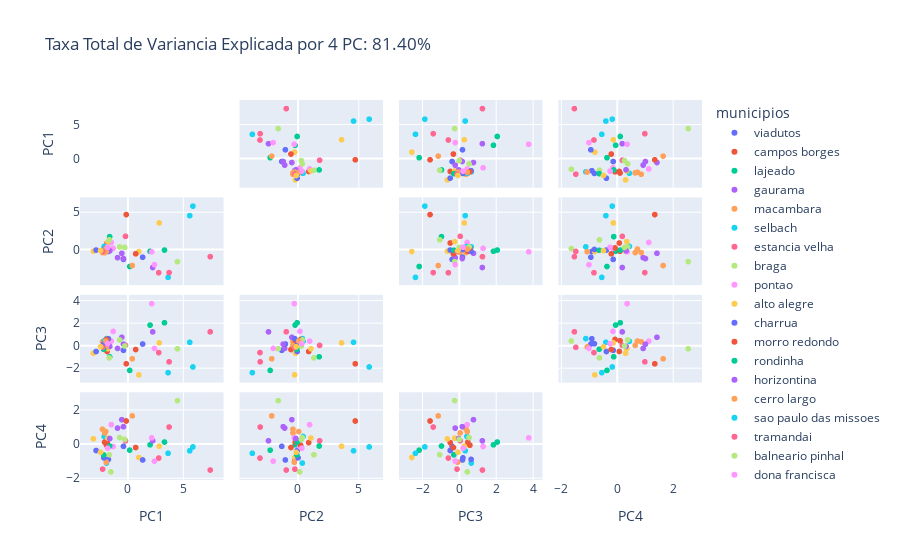

Notebook source saved alongside this figure:
### Code cell
total_var = pca.explained_variance_ratio_.sum() * 100

fig = px.scatter_matrix(
    df_pca,
    title=f'Taxa Total de Variancia Explicada por 4 PC: {total_var:.2f}%',
    dimensions=df_pca.columns,
    color=df_pca.index,
)
fig.update_traces(diagonal_visible=False)
fig.show()

""" Foi utilizado a biblioteca Plotly para a visualização dos dados. Documentação do gráfico PCA: https://plotly.com/python/pca-visualization/"""

### Figure 1 — Plotly figure (JSON) as saved in the notebook; plotly's stock layout.template omitted (floating-point values rounded to 4 significant figures)
{"data": [{"diagonal": {"visible": false}, "dimensions": [{"axis": {"matches": true}, "label": "PC1", "values": [-0.4031]}, {"axis": {"matches": true}, "label": "PC2", "values": [-1.293]}, {"axis": {"matches": true}, "label": "PC3", "values": [-0.3691]}, {"axis": {"matches": true}, "label": "PC4", "values": [-0.1297]}], "hovertemplate": "municipios=viadutos<br>%{xaxis.title.text}=%{x}<br>%{yaxis.title.text}=%{y}<extra></extra>", "legendgroup": "viadutos", "marker": {"color": "#636efa", "symbol": "circle"}, "name": "viadutos", "showlegend": true, "type": "splom"}, {"diagonal": {"visible": false}, "dimensions": [{"axis": {"matches": true}, "label": "PC1", "values": [-1.88]}, {"axis": {"matches": true}, "label": "PC2", "values": [0.9207]}, {"axis": {"matches": true}, "label": "PC3", "values": [-0.4706]}, {"axis": {"matches": true}, "label": "PC4", "values": [0.08953]}], "hovertemplate": "municipios=campos borges<br>%{xaxis.title.text}=%{x}<br>%{yaxis.title.text}=%{y}<extra></extra>", "legendgroup": "campos borges", "marker": {"color": "#EF553B", "symbol": "circle"}, "name": "campos borges", "showlegend": true, "type": "splom"}, {"diagonal": {"visible": false}, "dimensions": [{"axis": {"matches": true}, "label": "PC1", "values": [1.998]}, {"axis": {"matches": true}, "label": "PC2", "values": [-0.1976]}, {"axis": {"matches": true}, "label": "PC3", "values": [1.876]}, {"axis": {"matches": true}, "label": "PC4", "values": [-0.04175]}], "hovertemplate": "municipios=lajeado<br>%{xaxis.title.text}=%{x}<br>%{yaxis.title.text}=%{y}<extra></extra>", "legendgroup": "lajeado", "marker": {"color": "#00cc96", "symbol": "circle"}, "name": "lajeado", "showlegend": true, "type": "splom"}, {"diagonal": {"visible": false}, "dimensions": [{"axis": {"matches": true}, "label": "PC1", "values": [-0.9387]}, {"axis": {"matches": true}, "label": "PC2", "values": [-1.055]}, {"axis": {"matches": true}, "label": "PC3", "values": [-0.2019]}, {"axis": {"matches": true}, "label": "PC4", "values": [0.9416]}], "hovertemplate": "municipios=gaurama<br>%{xaxis.title.text}=%{x}<br>%{yaxis.title.text}=%{y}<extra></extra>", "legendgroup": "gaurama", "marker": {"color": "#ab63fa", "symbol": "circle"}, "name": "gaurama", "showlegend": true, "type": "splom"}, {"diagonal": {"visible": false}, "dimensions": [{"axis": {"matches": true}, "label": "PC1", "values": [-2.295]}, {"axis": {"matches": true}, "label": "PC2", "values": [-0.3751]}, {"axis": {"matches": true}, "label": "PC3", "values": [0.3914]}, {"axis": {"matches": true}, "label": "PC4", "values": [0.8734]}], "hovertemplate": "municipios=macambara<br>%{xaxis.title.text}=%{x}<br>%{yaxis.title.text}=%{y}<extra></extra>", "legendgroup": "macambara", "marker": {"color": "#FFA15A", "symbol": "circle"}, "name": "macambara", "showlegend": true, "type": "splom"}, {"diagonal": {"visible": false}, "dimensions": [{"axis": {"matches": true}, "label": "PC1", "values": [-1.934]}, {"axis": {"matches": true}, "label": "PC2", "values": [0.4024]}, {"axis": {"matches": true}, "label": "PC3", "values": [0.6746]}, {"axis": {"matches": true}, "label": "PC4", "values": [-1.11]}], "hovertemplate": "municipios=selbach<br>%{xaxis.title.text}=%{x}<br>%{yaxis.title.text}=%{y}<extra></extra>", "legendgroup": "selbach", "marker": {"color": "#19d3f3", "symbol": "circle"}, "name": "selbach", "showlegend": true, "type": "splom"}, {"diagonal": {"visible": false}, "dimensions": [{"axis": {"matches": true}, "label": "PC1", "values": [-0.2175]}, {"axis": {"matches": true}, "label": "PC2", "values": [1.823]}, {"axis": {"matches": true}, "label": "PC3", "values": [0.0694]}, {"axis": {"matches": true}, "label": "PC4", "values": [0.1966]}], "hovertemplate": "municipios=estancia velha<br>%{xaxis.title.text}=%{x}<br>%{yaxis.title.text}=%{y}<extra></extra>", "legendgroup": "estancia velha", "marker": {"color": "#FF6692", "symbol": "circle"}, "name": "estancia velha", "showlegend": true, "type": "splom"}, {"diagonal": {"visible": false}, "dimensions": [{"axis": {"matches": true}, "label": "PC1", "values": [-1.537]}, {"axis": {"matches": true}, "label": "PC2", "values": [0.1721]}, {"axis": {"matches": true}, "label": "PC3", "values": [0.458]}, {"axis": {"matches": true}, "label": "PC4", "values": [-1.628]}], "hovertemplate": "municipios=braga<br>%{xaxis.title.text}=%{x}<br>%{yaxis.title.text}=%{y}<extra></extra>", "legendgroup": "braga", "marker": {"color": "#B6E880", "symbol": "circle"}, "name": "braga", "showlegend": true, "type": "splom"}, {"diagonal": {"visible": false}, "dimensions": [{"axis": {"matches": true}, "label": "PC1", "values": [-1.503]}, {"axis": {"matches": true}, "label": "PC2", "values": [0.9947]}, {"axis": {"matches": true}, "label": "PC3", "values": [0.4462]}, {"axis": {"matches": true}, "label": "PC4", "values": [1.144]}], "hovertemplate": "municipios=pontao<br>%{xaxis.title.text}=%{x}<br>%{yaxis.title.text}=%{y}<extra></extra>", "legendgroup": "pontao", "marker": {"color": "#FF97FF", "symbol": "circle"}, "name": "pontao", "showlegend": true, "type": "splom"}, {"diagonal": {"visible": false}, "dimensions": [{"axis": {"matches": true}, "label": "PC1", "values": [-3.124]}, {"axis": {"matches": true}, "label": "PC2", "values": [-0.1742]}, {"axis": {"matches": true}, "label": "PC3", "values": [-0.6247]}, {"axis": {"matches": true}, "label": "PC4", "values": [0.313]}], "hovertemplate": "municipios=alto alegre<br>%{xaxis.title.text}=%{x}<br>%{yaxis.title.text}=%{y}<extra></extra>", "legendgroup": "alto alegre", "marker": {"color": "#FECB52", "symbol": "circle"}, "name": "alto alegre", "showlegend": true, "type": "splom"}, {"diagonal": {"visible": false}, "dimensions": [{"axis": {"matches": true}, "label": "PC1", "values": [-2.873]}, {"axis": {"matches": true}, "label": "PC2", "values": [-0.02926]}, {"axis": {"matches": true}, "label": "PC3", "values": [-0.4748]}, {"axis": {"matches": true}, "label": "PC4", "values": [-0.3735]}], "hovertemplate": "municipios=charrua<br>%{xaxis.title.text}=%{x}<br>%{yaxis.title.text}=%{y}<extra></extra>", "legendgroup": "charrua", "marker": {"color": "#636efa", "symbol": "circle"}, "name": "charrua", "showlegend": true, "type": "splom"}, {"diagonal": {"visible": false}, "dimensions": [{"axis": {"matches": true}, "label": "PC1", "values": [-2.109]}, {"axis": {"matches": true}, "label": "PC2", "values": [-0.1911]}, {"axis": {"matches": true}, "label": "PC3", "values": [0.4868]}, {"axis": {"matches": true}, "label": "PC4", "values": [0.1159]}], "hovertemplate": "municipios=morro redondo<br>%{xaxis.title.text}=%{x}<br>%{yaxis.title.text}=%{y}<extra></extra>", "legendgroup": "morro redondo", "marker": {"color": "#EF553B", "symbol": "circle"}, "name": "morro redondo", "showlegend": true, "type": "splom"}, {"diagonal": {"visible": false}, "dimensions": [{"axis": {"matches": true}, "label": "PC1", "values": [0.1582]}, {"axis": {"matches": true}, "label": "PC2", "values": [-2.25]}, {"axis": {"matches": true}, "label": "PC3", "values": [-2.157]}, {"axis": {"matches": true}, "label": "PC4", "values": [-0.3521]}], "hovertemplate": "municipios=rondinha<br>%{xaxis.title.text}=%{x}<br>%{yaxis.title.text}=%{y}<extra></extra>", "legendgroup": "rondinha", "marker": {"color": "#00cc96", "symbol": "circle"}, "name": "rondinha", "showlegend": true, "type": "splom"}, {"diagonal": {"visible": false}, "dimensions": [{"axis": {"matches": true}, "label": "PC1", "values": [-0.553]}, {"axis": {"matches": true}, "label": "PC2", "values": [-0.4665]}, {"axis": {"matches": true}, "label": "PC3", "values": [0.7905]}, {"axis": {"matches": true}, "label": "PC4", "values": [1.437]}], "hovertemplate": "municipios=horizontina<br>%{xaxis.title.text}=%{x}<br>%{yaxis.title.text}=%{y}<extra></extra>", "legendgroup": "horizontina", "marker": {"color": "#ab63fa", "symbol": "circle"}, "name": "horizontina", "showlegend": true, "type": "splom"}, {"diagonal": {"visible": false}, "dimensions": [{"axis": {"matches": true}, "label": "PC1", "values": [0.3916]}, {"axis": {"matches": true}, "label": "PC2", "values": [-2.122]}, {"axis": {"matches": true}, "label": "PC3", "values": [-1.122]}, {"axis": {"matches": true}, "label": "PC4", "values": [1.657]}], "hovertemplate": "municipios=cerro largo<br>%{xaxis.title.text}=%{x}<br>%{yaxis.title.text}=%{y}<extra></extra>", "legendgroup": "cerro largo", "marker": {"color": "#FFA15A", "symbol": "circle"}, "name": "cerro largo", "showlegend": true, "type": "splom"}, {"diagonal": {"visible": false}, "dimensions": [{"axis": {"matches": true}, "label": "PC1", "values": [-2.149]}, {"axis": {"matches": true}, "label": "PC2", "values": [0.4548]}, {"axis": {"matches": true}, "label": "PC3", "values": [0.4331]}, {"axis": {"matches": true}, "label": "PC4", "values": [0.4504]}], "hovertemplate": "municipios=sao paulo das missoes<br>%{xaxis.title.text}=%{x}<br>%{yaxis.title.text}=%{y}<extra></extra>", "legendgroup": "sao paulo das missoes", "marker": {"color": "#19d3f3", "symbol": "circle"}, "name": "sao paulo das missoes", "showlegend": true, "type": "splom"}, {"diagonal": {"visible": false}, "dimensions": [{"axis": {"matches": true}, "label": "PC1", "values": [7.425]}, {"axis": {"matches": true}, "label": "PC2", "values": [-0.9257]}, {"axis": {"matches": true}, "label": "PC3", "values": [1.277]}, {"axis": {"matches": true}, "label": "PC4", "values": [-1.518]}], "hovertemplate": "municipios=tramandai<br>%{xaxis.title.text}=%{x}<br>%{yaxis.title.text}=%{y}<extra></extra>", "legendgroup": "tramandai", "marker": {"color": "#FF6692", "symbol": "circle"}, "name": "tramandai", "showlegend": true, "type": "splom"}, {"diagonal": {"visible": false}, "dimensions": [{"axis": {"matches": true}, "label": "PC1", "values": [4.47]}, {"axis": {"matches": true}, "label": "PC2", "values": [-1.595]}, {"axis": {"matches": true}, "label": "PC3", "values": [-0.234]}, {"axis": {"matches": true}, "label": "PC4", "values": [2.554]}], "hovertemplate": "municipios=balneario pinhal<br>%{xaxis.title.text}=%{x}<br>%{yaxis.title.text}=%{y}<extra></extra>", "legendgroup": "balneario pinhal", "marker": {"color": "#B6E880", "symbol": "circle"}, "name": "balneario pinhal", "showlegend": true, "type": "splom"}, {"diagonal": {"visible": false}, "dimensions": [{"axis": {"matches": true}, "label": "PC1", "values": [-1.335]}, {"axis": {"matches": true}, "label": "PC2", "values": [0.1985]}, {"axis": {"matches": true}, "label": "PC3", "values": [1.314]}, {"axis": {"matches": true}, "label": "PC4", "values": [-0.1381]}], "hovertemplate": "municipios=dona francisca<br>%{xaxis.title.text}=%{x}<br>%{yaxis.title.text}=%{y}<extra></extra>", "legendgroup": "dona francisca", "marker": {"color": "#FF97FF", "symbol": "circle"}, "name": "dona francisca", "showlegend": true, "type": "splom"}, {"diagonal": {"visible": false}, "dimensions": [{"axis": {"matches": true}, "label": "PC1", "values": [-1.805]}, {"axis": {"matches": true}, "label": "PC2", "values": [1.106]}, {"axis": {"matches": true}, "label": "PC3", "values": [-0.2262]}, {"axis": {"matches": true}, "label": "PC4", "values": [0.357]}], "hovertemplate": "municipios=vila flores<br>%{xaxis.title.text}=%{x}<br>%{yaxis.title.text}=%{y}<extra></extra>", "legendgroup": "vila flores", "marker": {"color": "#FECB52", "symbol": "circle"}, "name": "vila flores", "showlegend": true, "type": "splom"}, {"diagonal": {"visible": false}, "dimensions": [{"axis": {"matches": true}, "label": "PC1", "values": [-1.759]}, {"axis": {"matches": true}, "label": "PC2", "values": [-0.2216]}, {"axis": {"matches": true}, "label": "PC3", "values": [0.6617]}, {"axis": {"matches": true}, "label": "PC4", "values": [-0.893]}], "hovertemplate": "municipios=muliterno<br>%{xaxis.title.text}=%{x}<br>%{yaxis.title.text}=%{y}<extra></extra>", "legendgroup": "muliterno", "marker": {"color": "#636efa", "symbol": "circle"}, "name": "muliterno", "showlegend": true, "type": "splom"}, {"diagonal": {"visible": false}, "dimensions": [{"axis": {"matches": true}, "label": "PC1", "values": [-1.933]}, {"axis": {"matches": true}, "label": "PC2", "values": [0.2591]}, {"axis": {"matches": true}, "label": "PC3", "values": [0.5982]}, {"axis": {"matches": true}, "label": "PC4", "values": [-0.06341]}], "hovertemplate": "municipios=novo tiradentes<br>%{xaxis.title.text}=%{x}<br>%{yaxis.title.text}=%{y}<extra></extra>", "legendgroup": "novo tiradentes", "marker": {"color": "#EF553B", "symbol": "circle"}, "name": "novo tiradentes", "showlegend": true, "type": "splom"}, {"diagonal": {"visible": false}, "dimensions": [{"axis": {"matches": true}, "label": "PC1", "values": [-1.652]}, {"axis": {"matches": true}, "label": "PC2", "values": [1.783]}, {"axis": {"matches": true}, "label": "PC3", "values": [-0.9445]}, {"axis": {"matches": true}, "label": "PC4", "values": [-0.1099]}], "hovertemplate": "municipios=vista alegre<br>%{xaxis.title.text}=%{x}<br>%{yaxis.title.text}=%{y}<extra></extra>", "legendgroup": "vista alegre", "marker": {"color": "#00cc96", "symbol": "circle"}, "name": "vista alegre", "showlegend": true, "type": "splom"}, {"diagonal": {"visible": false}, "dimensions": [{"axis": {"matches": true}, "label": "PC1", "values": [2.235]}, {"axis": {"matches": true}, "label": "PC2", "values": [-2.387]}, {"axis": {"matches": true}, "label": "PC3", "values": [1.273]}, {"axis": {"matches": true}, "label": "PC4", "values": [0.1953]}], "hovertemplate": "municipios=campo novo<br>%{xaxis.title.text}=%{x}<br>%{yaxis.title.text}=%{y}<extra></extra>", "legendgroup": "campo novo", "marker": {"color": "#ab63fa", "symbol": "circle"}, "name": "campo novo", "showlegend": true, "type": "splom"}, {"diagonal": {"visible": false}, "dimensions": [{"axis": {"matches": true}, "label": "PC1", "values": [-2.088]}, {"axis": {"matches": true}, "label": "PC2", "values": [-0.374]}, {"axis": {"matches": true}, "label": "PC3", "values": [0.06765]}, {"axis": {"matches": true}, "label": "PC4", "values": [0.6578]}], "hovertemplate": "municipios=caibate<br>%{xaxis.title.text}=%{x}<br>%{yaxis.title.text}=%{y}<extra></extra>", "legendgroup": "caibate", "marker": {"color": "#FFA15A", "symbol": "circle"}, "name": "caibate", "showlegend": true, "type": "splom"}, {"diagonal": {"visible": false}, "dimensions": [{"axis": {"matches": true}, "label": "PC1", "values": [3.623]}, {"axis": {"matches": true}, "label": "PC2", "values": [-3.72]}, {"axis": {"matches": true}, "label": "PC3", "values": [-2.357]}, {"axis": {"matches": true}, "label": "PC4", "values": [-0.5376]}], "hovertemplate": "municipios=caseiros<br>%{xaxis.title.text}=%{x}<br>%{yaxis.title.text}=%{y}<extra></extra>", "legendgroup": "caseiros", "marker": {"color": "#19d3f3", "symbol": "circle"}, "name": "caseiros", "showlegend": true, "type": "splom"}, {"diagonal": {"visible": false}, "dimensions": [{"axis": {"matches": true}, "label": "PC1", "values": [3.716]}, {"axis": {"matches": true}, "label": "PC2", "values": [-3.073]}, {"axis": {"matches": true}, "label": "PC3", "values": [-1.394]}, {"axis": {"matches": true}, "label": "PC4", "values": [1.003]}], "hovertemplate": "municipios=santa vitoria do palmar<br>%{xaxis.title.text}=%{x}<br>%{yaxis.title.text}=%{y}<extra></extra>", "legendgroup": "santa vitoria do palmar", "marker": {"color": "#FF6692", "symbol": "circle"}, "name": "santa vitoria do palmar", "showlegend": true, "type": "splom"}, {"diagonal": {"visible": false}, "dimensions": [{"axis": {"matches": true}, "label": "PC1", "values": [-0.7461]}, {"axis": {"matches": true}, "label": "PC2", "values": [0.3861]}, {"axis": {"matches": true}, "label": "PC3", "values": [0.5515]}, {"axis": {"matches": true}, "label": "PC4", "values": [0.3871]}], "hovertemplate": "municipios=vera cruz<br>%{xaxis.title.text}=%{x}<br>%{yaxis.title.text}=%{y}<extra></extra>", "legendgroup": "vera cruz", "marker": {"color": "#B6E880", "symbol": "circle"}, "name": "vera cruz", "showlegend": true, "type": "splom"}, {"diagonal": {"visible": false}, "dimensions": [{"axis": {"matches": true}, "label": "PC1", "values": [2.144]}, {"axis": {"matches": true}, "label": "PC2", "values": [-0.2704]}, {"axis": {"matches": true}, "label": "PC3", "values": [3.788]}, {"axis": {"matches": true}, "label": "PC4", "values": [0.3687]}], "hovertemplate": "municipios=canela<br>%{xaxis.title.text}=%{x}<br>%{yaxis.title.text}=%{y}<extra></extra>", "legendgroup": "canela", "marker": {"color": "#FF97FF", "symbol": "circle"}, "name": "canela", "showlegend": true, "type": "splom"}, {"diagonal": {"visible": false}, "dimensions": [{"axis": {"matches": true}, "label": "PC1", "values": [0.9818]}, {"axis": {"matches": true}, "label": "PC2", "values": [-0.2393]}, {"axis": {"matches": true}, "label": "PC3", "values": [-2.555]}, {"axis": {"matches": true}, "label": "PC4", "values": [-0.7861]}], "hovertemplate": "municipios=campestre da serra<br>%{xaxis.title.text}=%{x}<br>%{yaxis.title.text}=%{y}<extra></extra>", "legendgroup": "campestre da serra", "marker": {"color": "#FECB52", "symbol": "circle"}, "name": "campestre da serra", "showlegend": true, "type": "splom"}, {"diagonal": {"visible": false}, "dimensions": [{"axis": {"matches": true}, "label": "PC1", "values": [1.331]}, {"axis": {"matches": true}, "label": "PC2", "values": [-0.9976]}, {"axis": {"matches": true}, "label": "PC3", "values": [0.1943]}, {"axis": {"matches": true}, "label": "PC4", "values": [-0.9289]}], "hovertemplate": "municipios=tapes<br>%{xaxis.title.text}=%{x}<br>%{yaxis.title.text}=%{y}<extra></extra>", "legendgroup": "tapes", "marker": {"color": "#636efa", "symbol": "circle"}, "name": "tapes", "showlegend": true, "type": "splom"}, {"diagonal": {"visible": false}, "dimensions": [{"axis": {"matches": true}, "label": "PC1", "values": [0.7003]}, {"axis": {"matches": true}, "label": "PC2", "values": [-0.5377]}, {"axis": {"matches": true}, "label": "PC3", "values": [-0.2983]}, {"axis": {"matches": true}, "label": "PC4", "values": [-0.1983]}], "hovertemplate": "municipios=candiota<br>%{xaxis.title.text}=%{x}<br>%{yaxis.title.text}=%{y}<extra></extra>", "legendgroup": "candiota", "marker": {"color": "#EF553B", "symbol": "circle"}, "name": "candiota", "showlegend": true, "type": "splom"}, {"diagonal": {"visible": false}, "dimensions": [{"axis": {"matches": true}, "label": "PC1", "values": [3.301]}, {"axis": {"matches": true}, "label": "PC2", "values": [-0.03177]}, {"axis": {"matches": true}, "label": "PC3", "values": [2.082]}, {"axis": {"matches": true}, "label": "PC4", "values": [0.1245]}], "hovertemplate": "municipios=eldorado do sul<br>%{xaxis.title.text}=%{x}<br>%{yaxis.title.text}=%{y}<extra></extra>", "legendgroup": "eldorado do sul", "marker": {"color": "#00cc96", "symbol": "circle"}, "name": "eldorado do sul", "showlegend": true, "type": "splom"}, {"diagonal": {"visible": false}, "dimensions": [{"axis": {"matches": true}, "label": "PC1", "values": [-1.637]}, {"axis": {"matches": true}, "label": "PC2", "values": [-0.1343]}, {"axis": {"matches": true}, "label": "PC3", "values": [-0.01277]}, {"axis": {"matches": true}, "label": "PC4", "values": [0.33]}], "hovertemplate": "municipios=agudo<br>%{xaxis.title.text}=%{x}<br>%{yaxis.title.text}=%{y}<extra></extra>", "legendgroup": "agudo", "marker": {"color": "#ab63fa", "symbol": "circle"}, "name": "agudo", "showlegend": true, "type": "splom"}, {"diagonal": {"visible": false}, "dimensions": [{"axis": {"matches": true}, "label": "PC1", "values": [-1.966]}, {"axis": {"matches": true}, "label": "PC2", "values": [-0.2565]}, {"axis": {"matches": true}, "label": "PC3", "values": [-0.06879]}, {"axis": {"matches": true}, "label": "PC4", "values": [-1.06]}], "hovertemplate": "municipios=progresso<br>%{xaxis.title.text}=%{x}<br>%{yaxis.title.text}=%{y}<extra></extra>", "legendgroup": "progresso", "marker": {"color": "#FFA15A", "symbol": "circle"}, "name": "progresso", "showlegend": true, "type": "splom"}, {"diagonal": {"visible": false}, "dimensions": [{"axis": {"matches": true}, "label": "PC1", "values": [5.581]}, {"axis": {"matches": true}, "label": "PC2", "values": [4.613]}, {"axis": {"matches": true}, "label": "PC3", "values": [0.3438]}, {"axis": {"matches": true}, "label": "PC4", "values": [-0.3908]}], "hovertemplate": "municipios=canoas<br>%{xaxis.title.text}=%{x}<br>%{yaxis.title.text}=%{y}<extra></extra>", "legendgroup": "canoas", "marker": {"color": "#19d3f3", "symbol": "circle"}, "name": "canoas", "showlegend": true, "type": "splom"}, {"diagonal": {"visible": false}, "dimensions": [{"axis": {"matches": true}, "label": "PC1", "values": [2.78]}, {"axis": {"matches": true}, "label": "PC2", "values": [-3.09]}, {"axis": {"matches": true}, "label": "PC3", "values": [-0.5728]}, {"axis": {"matches": true}, "label": "PC4", "values": [-0.8172]}], "hovertemplate": "municipios=irai<br>%{xaxis.title.text}=%{x}<br>%{yaxis.title.text}=%{y}<extra></extra>", "legendgroup": "irai", "marker": {"color": "#FF6692", "symbol": "circle"}, "name": "irai", "showlegend": true, "type": "splom"}, {"diagonal": {"visible": false}, "dimensions": [{"axis": {"matches": true}, "label": "PC1", "values": [-1.685]}, {"axis": {"matches": true}, "label": "PC2", "values": [1.352]}, {"axis": {"matches": true}, "label": "PC3", "values": [-1.042]}, {"axis": {"matches": true}, "label": "PC4", "values": [-0.6198]}], "hovertemplate": "municipios=gramado dos loureiros<br>%{xaxis.title.text}=%{x}<br>%{yaxis.title.text}=%{y}<extra></extra>", "legendgroup": "gramado dos loureiros", "marker": {"color": "#B6E880", "symbol": "circle"}, "name": "gramado dos loureiros", "showlegend": true, "type": "splom"}, {"diagonal": {"visible": false}, "dimensions": [{"axis": {"matches": true}, "label": "PC1", "values": [2.394]}, {"axis": {"matches": true}, "label": "PC2", "values": [-2.003]}, {"axis": {"matches": true}, "label": "PC3", "values": [-0.2008]}, {"axis": {"matches": true}, "label": "PC4", "values": [-0.9967]}], "hovertemplate": "municipios=soledade<br>%{xaxis.title.text}=%{x}<br>%{yaxis.title.text}=%{y}<extra></extra>", "legendgroup": "soledade", "marker": {"color": "#FF97FF", "symbol": "circle"}, "name": "soledade", "showlegend": true, "type": "splom"}, {"diagonal": {"visible": false}, "dimensions": [{"axis": {"matches": true}, "label": "PC1", "values": [2.822]}, {"axis": {"matches": true}, "label": "PC2", "values": [3.625]}, {"axis": {"matches": true}, "label": "PC3", "values": [0.293]}, {"axis": {"matches": true}, "label": "PC4", "values": [-0.1234]}], "hovertemplate": "municipios=novo hamburgo<br>%{xaxis.title.text}=%{x}<br>%{yaxis.title.text}=%{y}<extra></extra>", "legendgroup": "novo hamburgo", "marker": {"color": "#FECB52", "symbol": "circle"}, "name": "novo hamburgo", "showlegend": true, "type": "splom"}, {"diagonal": {"visible": false}, "dimensions": [{"axis": {"matches": true}, "label": "PC1", "values": [-2.17]}, {"axis": {"matches": true}, "label": "PC2", "values": [0.04733]}, {"axis": {"matches": true}, "label": "PC3", "values": [0.2197]}, {"axis": {"matches": true}, "label": "PC4", "values": [-0.8011]}], "hovertemplate": "municipios=ibarama<br>%{xaxis.title.text}=%{x}<br>%{yaxis.title.text}=%{y}<extra></extra>", "legendgroup": "ibarama", "marker": {"color": "#636efa", "symbol": "circle"}, "name": "ibarama", "showlegend": true, "type": "splom"}, {"diagonal": {"visible": false}, "dimensions": [{"axis": {"matches": true}, "label": "PC1", "values": [-0.1512]}, {"axis": {"matches": true}, "label": "PC2", "values": [4.755]}, {"axis": {"matches": true}, "label": "PC3", "values": [-1.566]}, {"axis": {"matches": true}, "label": "PC4", "values": [1.359]}], "hovertemplate": "municipios=tabai<br>%{xaxis.title.text}=%{x}<br>%{yaxis.title.text}=%{y}<extra></extra>", "legendgroup": "tabai", "marker": {"color": "#EF553B", "symbol": "circle"}, "name": "tabai", "showlegend": true, "type": "splom"}, {"diagonal": {"visible": false}, "dimensions": [{"axis": {"matches": true}, "label": "PC1", "values": [-2.196]}, {"axis": {"matches": true}, "label": "PC2", "values": [-0.0519]}, {"axis": {"matches": true}, "label": "PC3", "values": [-0.2738]}, {"axis": {"matches": true}, "label": "PC4", "values": [-0.6303]}], "hovertemplate": "municipios=barao do triunfo<br>%{xaxis.title.text}=%{x}<br>%{yaxis.title.text}=%{y}<extra></extra>", "legendgroup": "barao do triunfo", "marker": {"color": "#00cc96", "symbol": "circle"}, "name": "barao do triunfo", "showlegend": true, "type": "splom"}, {"diagonal": {"visible": false}, "dimensions": [{"axis": {"matches": true}, "label": "PC1", "values": [-0.4015]}, {"axis": {"matches": true}, "label": "PC2", "values": [-1.178]}, {"axis": {"matches": true}, "label": "PC3", "values": [0.1819]}, {"axis": {"matches": true}, "label": "PC4", "values": [1.024]}], "hovertemplate": "municipios=pinheiro machado<br>%{xaxis.title.text}=%{x}<br>%{yaxis.title.text}=%{y}<extra></extra>", "legendgroup": "pinheiro machado", "marker": {"color": "#ab63fa", "symbol": "circle"}, "name": "pinheiro machado", "showlegend": true, "type": "splom"}, {"diagonal": {"visible": false}, "dimensions": [{"axis": {"matches": true}, "label": "PC1", "values": [-2.004]}, {"axis": {"matches": true}, "label": "PC2", "values": [0.09851]}, {"axis": {"matches": true}, "label": "PC3", "values": [0.4566]}, {"axis": {"matches": true}, "label": "PC4", "values": [0.7389]}], "hovertemplate": "municipios=acegua<br>%{xaxis.title.text}=%{x}<br>%{yaxis.title.text}=%{y}<extra></extra>", "legendgroup": "acegua", "marker": {"color": "#FFA15A", "symbol": "circle"}, "name": "acegua", "showlegend": true, "type": "splom"}, {"diagonal": {"visible": false}, "dimensions": [{"axis": {"matches": true}, "label": "PC1", "values": [5.866]}, {"axis": {"matches": true}, "label": "PC2", "values": [5.901]}, {"axis": {"matches": true}, "label": "PC3", "values": [-1.85]}, {"axis": {"matches": true}, "label": "PC4", "values": [-0.1631]}], "hovertemplate": "municipios=alvorada<br>%{xaxis.title.text}=%{x}<br>%{yaxis.title.text}=%{y}<extra></extra>", "legendgroup": "alvorada", "marker": {"color": "#19d3f3", "symbol": "circle"}, "name": "alvorada", "showlegend": true, "type": "splom"}, {"diagonal": {"visible": false}, "dimensions": [{"axis": {"matches": true}, "label": "PC1", "values": [-2.282]}, {"axis": {"matches": true}, "label": "PC2", "values": [-0.2165]}, {"axis": {"matches": true}, "label": "PC3", "values": [-0.1012]}, {"axis": {"matches": true}, "label": "PC4", "values": [-1.465]}], "hovertemplate": "municipios=protasio alves<br>%{xaxis.title.text}=%{x}<br>%{yaxis.title.text}=%{y}<extra></extra>", "legendgroup": "protasio alves", "marker": {"color": "#FF6692", "symbol": "circle"}, "name": "protasio alves", "showlegend": true, "type": "splom"}, {"diagonal": {"visible": false}, "dimensions": [{"axis": {"matches": true}, "label": "PC1", "values": [-0.2842]}, {"axis": {"matches": true}, "label": "PC2", "values": [0.3199]}, {"axis": {"matches": true}, "label": "PC3", "values": [0.0142]}, {"axis": {"matches": true}, "label": "PC4", "values": [0.2751]}], "hovertemplate": "municipios=garibaldi<br>%{xaxis.title.text}=%{x}<br>%{yaxis.title.text}=%{y}<extra></extra>", "legendgroup": "garibaldi", "marker": {"color": "#B6E880", "symbol": "circle"}, "name": "garibaldi", "showlegend": true, "type": "splom"}, {"diagonal": {"visible": false}, "dimensions": [{"axis": {"matches": true}, "label": "PC1", "values": [-1.833]}, {"axis": {"matches": true}, "label": "PC2", "values": [0.3529]}, {"axis": {"matches": true}, "label": "PC3", "values": [0.2266]}, {"axis": {"matches": true}, "label": "PC4", "values": [-0.2411]}], "hovertemplate": "municipios=capao do leao<br>%{xaxis.title.text}=%{x}<br>%{yaxis.title.text}=%{y}<extra></extra>", "legendgroup": "capao do leao", "marker": {"color": "#FF97FF", "symbol": "circle"}, "name": "capao do leao", "showlegend": true, "type": "splom"}, {"diagonal": {"visible": false}, "dimensions": [{"axis": {"matches": true}, "label": "PC1", "values": [-2.473]}, {"axis": {"matches": true}, "label": "PC2", "values": [-0.1085]}, {"axis": {"matches": true}, "label": "PC3", "values": [-0.0503]}, {"axis": {"matches": true}, "label": "PC4", "values": [-0.4764]}], "hovertemplate": "municipios=sagrada familia<br>%{xaxis.title.text}=%{x}<br>%{yaxis.title.text}=%{y}<extra></extra>", "legendgroup": "sagrada familia", "marker": {"color": "#FECB52", "symbol": "circle"}, "name": "sagrada familia", "showlegend": true, "type": "splom"}], "layout": {"dragmode": "select", "legend": {"title": {"text": "municipios"}, "tracegroupgap": 0}, "title": {"text": "Taxa Total de Variancia Explicada por 4 PC: 81.40%"}}}
